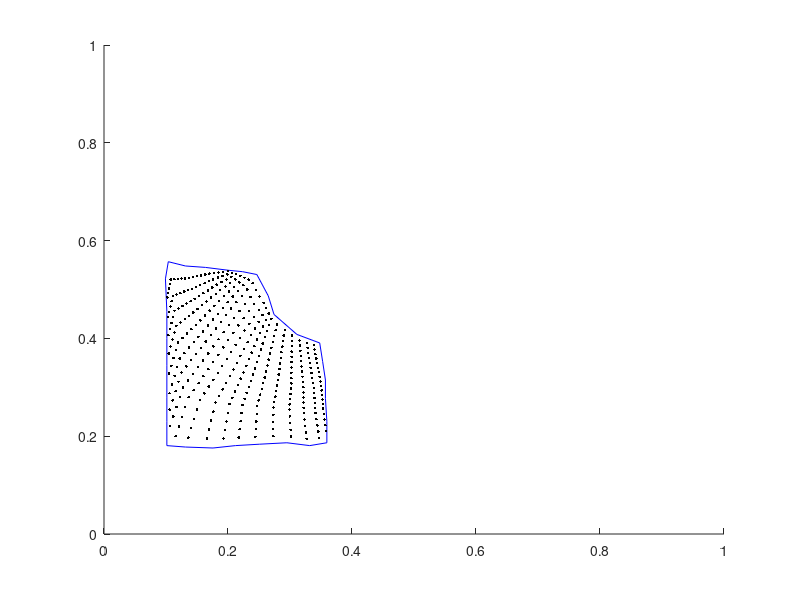

Recreate this plot in MATLAB.

clc
clear all
close all

% Assume that the points are written to a file in a round like order ...
% like -> lastPoint_boundary_i = firstPoint_boundary_i+1

fileHandle = fopen( 'geometry_4.txt', 'r' );

% Read four boundaries
for q = 1 : 4

    boundaries( q ).xx = [];
    boundaries( q ).yy = [];
    
    while ( true )
        
        tline = fgetl( fileHandle );
        if strcmp( tline, '---' )
            % go to next boundary
            break
        end
        
        if ischar( tline )
            xy = str2num( tline );
            boundaries( q ).xx( end + 1 ) = xy( 1 );
            boundaries( q ).yy( end + 1 ) = xy( 2 );
        end
        
    end
    
end

% complete end points ( last_i = first_i+1 )
for q = 1 : 4
    b_size = size( boundaries( q ).xx );
    len_i = b_size( 2 );
    
    boundaries( q ).xx( 1, end + 1 ) = ...
        boundaries( rem( q , 4 ) + 1 ).xx( 1, 1 );
    
    boundaries( q ).yy( 1, end + 1 ) = ...
        boundaries( rem( q , 4 ) + 1 ).yy( 1, 1 );
    
    boundaries( q ).size = len_i + 1;
end

% correct the direction of the boundaries 
% left must go from bottom to top
% top must go from left to right
boundaries( 1 ).xx = flip( boundaries( 1 ).xx );
boundaries( 1 ).yy = flip( boundaries( 1 ).yy );

boundaries( 4 ).xx = flip( boundaries( 4 ).xx );
boundaries( 4 ).yy = flip( boundaries( 4 ).yy );

disp( boundaries );


% define each boundary using piecewise segments
for q = 1 : 4
    boundaries( q ).x_geo = [];
    boundaries( q ).y_geo = [];
    
    % calculate udir and len
    for i = 1 : ( boundaries( q ).size - 1 )
        x_p0 = boundaries( q ).xx( i );
        x_p1 = boundaries( q ).xx( i + 1 );
        y_p0 = boundaries( q ).yy( i );
        y_p1 = boundaries( q ).yy( i + 1 );
        
        dx = x_p1 - x_p0; dy = y_p1 - y_p0;
        len = sqrt( dx^2 + dy^2 );
        
        ux = dx / len; uy = dy / len;
        l_geo_x = [x_p0, ux, len];
        l_geo_y = [y_p0, uy, len];
        
        boundaries( q ).x_geo( end + 1, : ) = l_geo_x;
        boundaries( q ).y_geo( end + 1, : ) = l_geo_y;
    end
end

% define grid dimensions ( xi=e, eta=n )
Ne = 20;
Nn = 20;

de = 1 / Ne;
dn = 1 / Nn;

ee = linspace( 0, 1, Ne + 1 );
nn = linspace( 0, 1, Nn + 1 );

xx_g = zeros( Nn - 1, Ne - 1 );
yy_g = zeros( Nn - 1, Ne - 1 );

for i = 2 : Nn
    
   for j = 2 : Ne 
      
       e = ee( j );
       n = nn( i );
       
       indxs_e = zeros( 1, 4 );
       indxs_n = zeros( 1, 4 );
       
       % calculate the index of which segment to use for each boundary
       for s = 1 : 4
           n_segments = boundaries( s ).size - 1;
           b_d = 1 / n_segments;
           
           indxs_e( s ) = floor( e / b_d ) + 1;
           indxs_n( s ) = floor( n / b_d ) + 1;
       end
      
       xl = 0; yl = 0;
       xr = 0; yr = 0;
       xb = 0; yb = 0;
       xt = 0; yt = 0;
       
       xb_0 = boundaries( 2 ).xx( 1 ); yb_0 = boundaries( 2 ).yy( 1 );
       xb_1 = boundaries( 2 ).xx( end ); yb_1 = boundaries( 2 ).yy( end );
       
       xt_0 = boundaries( 4 ).xx( 1 ); yt_0 = boundaries( 4 ).yy( 1 );
       xt_1 = boundaries( 4 ).xx( end ); yt_1 = boundaries( 4 ).yy( end );
       
       % calculate xl, xr, xb and xt using the appropiate boundaries
       for s = 1 : 4
           
           n_segments = boundaries( s ).size - 1;
           b_d = 1 / n_segments;
           
           switch s
               
               case 1
                   seg_params_x = boundaries( s ).x_geo( indxs_n( s ), : );
                   seg_params_y = boundaries( s ).y_geo( indxs_n( s ), : );
                   
                   x_p0 = seg_params_x( 1 ); y_p0 = seg_params_y( 1 );
                   udx = seg_params_x( 2 ); udy = seg_params_y( 2 );
                   lenx = seg_params_x( 3 ); leny = seg_params_y( 3 );
                   
                   xl = x_p0 + ( n - ( indxs_n( s ) - 1 ) * b_d ) * n_segments * udx * lenx;
                   yl = y_p0 + ( n - ( indxs_n( s ) - 1 ) * b_d ) * n_segments * udy * leny;
                   
               case 2
                   seg_params_x = boundaries( s ).x_geo( indxs_e( s ), : );
                   seg_params_y = boundaries( s ).y_geo( indxs_e( s ), : );
                   
                   x_p0 = seg_params_x( 1 ); y_p0 = seg_params_y( 1 );
                   udx = seg_params_x( 2 ); udy = seg_params_y( 2 );
                   lenx = seg_params_x( 3 ); leny = seg_params_y( 3 );
                   
                   xb = x_p0 + ( e - ( indxs_e( s ) - 1 ) * b_d ) * n_segments * udx * lenx;
                   yb = y_p0 + ( e - ( indxs_e( s ) - 1 ) * b_d ) * n_segments * udy * leny;
                   
               case 3
                   seg_params_x = boundaries( s ).x_geo( indxs_n( s ), : );
                   seg_params_y = boundaries( s ).y_geo( indxs_n( s ), : );
                   
                   x_p0 = seg_params_x( 1 ); y_p0 = seg_params_y( 1 );
                   udx = seg_params_x( 2 ); udy = seg_params_y( 2 );
                   lenx = seg_params_x( 3 ); leny = seg_params_y( 3 );
                   
                   xr = x_p0 + ( n - ( indxs_n( s ) - 1 ) * b_d ) * n_segments * udx * lenx;
                   yr = y_p0 + ( n - ( indxs_n( s ) - 1 ) * b_d ) * n_segments * udy * leny;
                   
               case 4
                   seg_params_x = boundaries( s ).x_geo( indxs_e( s ), : );
                   seg_params_y = boundaries( s ).y_geo( indxs_e( s ), : );
                   
                   x_p0 = seg_params_x( 1 ); y_p0 = seg_params_y( 1 );
                   udx = seg_params_x( 2 ); udy = seg_params_y( 2 );
                   lenx = seg_params_x( 3 ); leny = seg_params_y( 3 );
                   
                   xt = x_p0 + ( e - ( indxs_e( s ) - 1 ) * b_d ) * n_segments * udx * lenx;
                   yt = y_p0 + ( e - ( indxs_e( s ) - 1 ) * b_d ) * n_segments * udy * leny;
           end
           
       end
       
       x = ( 1 - e ) * xl + ( e ) * xr + ( 1 - n ) * xb + ( n ) * xt - ...
           ( 1 - n ) * ( 1 - e ) * xb_0 - ( 1 - e ) * n * xt_0 - ...
           ( 1 - n ) * e * xb_1 - n * e * xt_1;

       y = ( 1 - e ) * yl + ( e ) * yr + ( 1 - n ) * yb + ( n ) * yt - ...
           ( 1 - n ) * ( 1 - e ) * yb_0 - ( 1 - e ) * n * yt_0 - ...
           ( 1 - n ) * e * yb_1 - n * e * yt_1;
       
       if x > 1
           disp( '???' )
       end
       
       xx_g( i - 1, j - 1 ) = x; yy_g( i - 1, j - 1 ) = y;
       
   end
    
end

figure(1)
axis( [0,1,0,1] )
hold on

for s = 1 : 4
    plot( boundaries( s ).xx, boundaries( s ).yy, 'b' )
end

for i = 1 : size( xx_g, 1 )
   
    for j = 1 : size( xx_g, 2 )
       
        plot( xx_g( i, j ) , yy_g( i, j ), 'k.' )
        
    end
    
end




